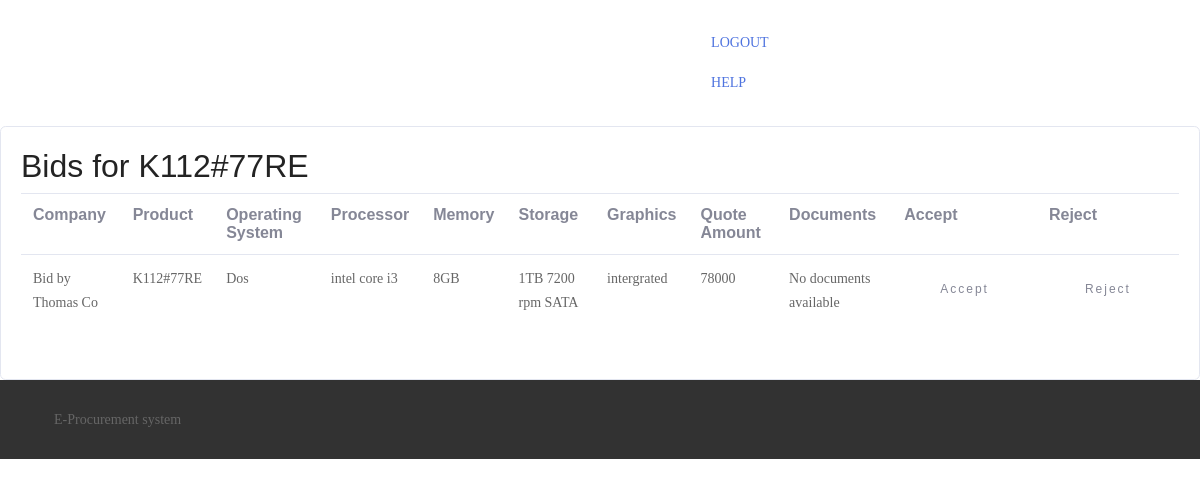
Screenshot of /buyer/list2 (signed in) with the database file from the repository.
### create_tender/models.py (models this page shows, shortened)
class Desktop_Tender(models.Model):
    user = models.ForeignKey("auth.User", on_delete=models.CASCADE)
    Product = models.CharField(max_length=120)
    Processor = models.CharField(max_length=120)
    Operating_system = models.CharField(max_length=80)
    Memory = models.CharField(max_length=100)
    Storage = models.CharField(max_length=100)
    Graphics = models.CharField(max_length=100)
    tender_award = models.CharField(max_length=10, default="No")
    date_created = models.DateField(auto_now=True)
    Quantity = models.PositiveIntegerField()
    is_active = models.CharField(max_length=10, default='Yes')
    class Meta:
        ordering = ['-date_created']

### create_bids/models.py (models this page shows, shortened)
class DesktopBid(models.Model):
    Tender_ID = models.ForeignKey(Desktop_Tender, on_delete=models.CASCADE)
    user = models.ForeignKey("auth.User", on_delete=models.CASCADE)
    Quote_amount = models.PositiveIntegerField()
    Product = models.CharField(max_length=120)
    Processor = models.CharField(max_length=120)
    Operating_system = models.CharField(max_length=80)
    Memory = models.CharField(max_length=100)
    Storage = models.CharField(max_length=100)
    Graphics = models.CharField(max_length=100)
    date_created = models.DateTimeField(auto_now=True)
    Bid_documents_url = models.FileField(upload_to='bid/documents/', null=True, blank=True)
    bid_award = models.CharField(max_length=10, default='null')
    class Meta:
        ordering = ['-date_created']

### core/models.py (models this page shows, shortened)
class Profile(models.Model):
    user = models.OneToOneField(User, on_delete=models.CASCADE)
    account_type = models.CharField(max_length=500, blank=False)
    company_name = models.CharField(max_length=30, blank=False)
    creationDate = models.DateField(auto_now=True)

### approve_bids/views.py (the view)
# urls.py: path('list<int:bid_id>', views.bid_for_tender_list, name='accept_list'),
@login_required
def bid_for_tender_list(request, bid_id):
    bids = DesktopBid.objects.filter(Tender_ID_id=bid_id, bid_award='null')
    tender = Desktop_Tender.objects.get(pk=bid_id)
    context = {
        'bids': bids,
        'tender': tender
    }
    return render(request, 'approve_bids/tenderBid.html', context)

### templates/approve_bids/tenderBid.html (shortened to what this page needs)
<html lang="en">
<head>
    {% load static %}
    <link href="{% static "create_tender/css/bootstrap.min.css" %}" rel="stylesheet">
    <link href="{% static "create_tender/css/main.css" %}" rel="stylesheet">
    <link href="{% static 'create_tender/vendor/mdi-font/css/material-design-iconic-font.min.css' %}" rel="stylesheet"
          media="all">
    <link rel="stylesheet" href="{% static 'home/assets/bootstrap/css/bootstrap.min.css' %}">
    <link rel="stylesheet" href="{% static 'home/assets/socicon/css/socicon.min.css' %}">
    <link rel="stylesheet" href="{% static 'home/assets/theme/css/style.css' %}">
    <link rel="stylesheet" href="{% static 'home/assets/animate.css/animate.min.css' %}">
</head>
<body>
<nav class="navbar nav bg-color navbar-fixed-top">
    <div class="container">
        <div class="mbr-table">
            <div class="mbr-table-cell">
                <div class="navbar-brand">
                    <a class="mbr-iconfont mbr-iconfont-menu navbar-caption"
                       href="{% url 'buyerHome' %}">HOME</a>
                </div>
            </div>
            <div class="mbr-table-cell" style="padding: 15px">
                <div class="pull-xs-right nav navbar-nav navbar-toggleable-sm"
                     id="exCollapsingNavbar">
                    <a class="nav-link link" href="{% url 'logout' %}">LOGOUT</a>
                </div>
                <div class="pull-xs-right nav navbar-nav navbar-toggleable-sm" style="padding-right: 15px"
                     id="exCollapsingNavbar">
                    <a class="nav-link link" data-toggle="dropdown-submenu" href="{% url 'help' %}">HELP</a>
                </div>
            </div>
        </div>
    </div>
</nav>
<div class="page-wrapper bg-blue p-t-100 p-b-100 font-robo">
    <div class="">
        <div class="card card-1">
            <div class="card-body">
                <h2 class="title">Bids for {{ tender.Product }}</h2>
                <table class="table">
                    <tr>
                        <th>
                            Company
                        </th>
                        <th>
                            Product
                        </th>
                        <th>
                            Operating System
                        </th>
                        <th>
                            Processor
                        </th>
                        <th>
                            Memory
                        </th>
                        <th>
                            Storage
                        </th>
                        <th>
                            Graphics
                        </th>
                        <th>
                            Quote Amount
                        </th>
                        <th>
                            Documents
                        </th>
                        <th>
                            Accept
                        </th>
                        <th>
                            Reject
                        </th>
                    </tr>
                    {% for bid in bids %}
                        <tr>
                            <td>
                                <a href="{% url 'deskUserInfo' bid.pk %}"><p>Bid
                                    by {{ bid.user.profile.company_name }}</p>
                                </a>
                            </td>
                            <td>
                                <p>{{ bid.Product }}</p>
                            </td>
                            <td>
                                <p>{{ bid.Operating_system }}</p>
                            </td>
                            <td>
                                <p>{{ bid.Processor }}</p>
                            </td>
                            <td>
                                <p>{{ bid.Memory }}</p>
                            </td>
                            <td>
                                <p>{{ bid.Storage }}</p>
                            </td>
                            <td>
                                <p>{{ bid.Graphics }}</p>
                            </td>
                            <td>
                                <p>{{ bid.Quote_amount }}</p>
                            </td>
                            <td>
                                {% if bid.Bid_documents_url %}
                                    <a href="{{ bid.Bid_documents_url.url }}" class="btn btn--green" target="_blank">Download</a>
                                {% else %}
                                    <p>No documents available</p>
                                {% endif %}
                            </td>
                            <td>
                                <form method="post" action="{% url 'approve_bid' bid.id %}">
                                    <button class="btn btn--def" type="submit">Accept</button>
                                </form>
                            </td>
                            <td>
                                <form method="post" action="{% url 'desRejectBid' bid.id %}">
                                    <button class="btn btn--red" type="submit">Reject</button>
                                </form>
                            </td>
                        </tr>
                    {% empty %}
                        <li>No Bids for Tender yet</li>
                    {% endfor %}
                </table>
            </div>
        </div>
    </div>
</div>
<footer class="mbr-small-footer mbr-section mbr-section-nopadding" id="footer1-6"
        style="background-color: rgb(50, 50, 50); padding-top: 1.75rem; padding-bottom: 1.75rem;">
    <div class="container">
        <p class="text-xs-center">E-Procurement system</p>
    </div>
</footer>
</body>
</html>

### static/login/css/main.css (style rules this page uses)
* { margin: 0px; padding: 0px; box-sizing: border-box; }
body, html { height: 100%; font-family: Poppins-Regular, sans-serif; }
a { font-family: Poppins-Regular; font-size: 14px; line-height: 1.7; color: #666666; margin: 0px; transition: all 0.4s; -webkit-transition: all 0.4s; -o-transition: all 0.4s; -moz-transition: all 0.4s; }
h1,h2,h3,h4,h5,h6 { margin: 0px; }
p { font-family: Poppins-Regular; font-size: 14px; line-height: 1.7; color: #666666; margin: 0px; }
button { outline: none !important; border: none; background: transparent; }

### static/home/assets/theme/css/style.css (style rules this page uses)
.container { position: relative; }
.btn { margin-bottom: 0.5rem; }
.btn { font-family: 'Montserrat', sans-serif; font-weight: 500; letter-spacing: 2px; padding: 0.75rem 2.1875rem; font-size: 0.75rem; line-height: 1.5; border-radius: 3px; -webkit-transition: all .3s ease-in-out; -moz-transition: all .3s ease-in-out; transition: all .3s ease-in-out; }
body { font-family: 'Raleway', sans-serif; color: #232323; }
h1, h2, h3, h4, h5, h6, .h1, .h2, .h3, .h4, .h5, .h6, .display-1, .display-2, .display-3, .display-4 { font-family: 'Montserrat', sans-serif; word-break: break-word; word-wrap: break-word; }
.mbr-section { position: relative; padding-top: 120px; padding-bottom: 120px; background-position: 50% 50%; background-repeat: no-repeat; background-size: cover; }
.mbr-section-nopadding { padding-top: 0; padding-bottom: 0; }
.mbr-table { display: table; width: 100%; }
.mbr-table-cell { display: table-cell; float: none; padding-bottom: 0; padding-top: 0; position: relative; vertical-align: middle; }
.mbr-small-footer { background: #323232; color: #acacac; font-size: 0.8125rem; padding: 1.75rem 0; }
.mbr-small-footer p { margin-bottom: 0; }
.mbr-iconfont.mbr-iconfont-menu, .mbr-iconfont.mbr-iconfont-ext__menu { font-size: 37px; text-decoration: none; color: #fff; }

### rows the page displays
Desktop_Tender: Product "K112#77RE"
DesktopBid: user.profile.company_name "Thomas Co", Product "K112#77RE", Operating_system "Dos", Processor "intel core i3", Memory "8GB", Storage "1TB 7200 rpm SATA", Graphics "intergrated", Quote_amount "78000", Bid_documents_url "No documents available"
